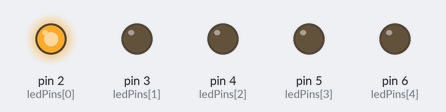
The sketch below on a simulated Arduino Uno, built with avr-gcc and run on an emulated ATmega328P. On the bench: output pins drawn as LEDs (lit = HIGH).

Above: at 0.2 s.
At 1.7 s:
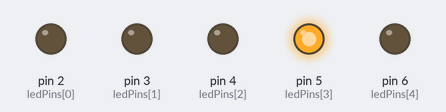
At 2.5 s:
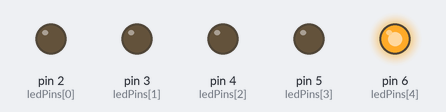
At 4.2 s:
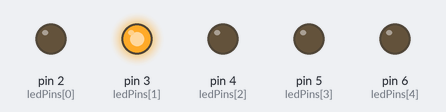
At 6.2 s:
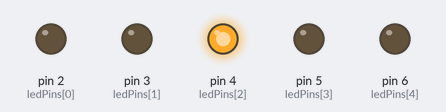
Timing chart, 0 to 6.5 s (numbered marks = the images above):
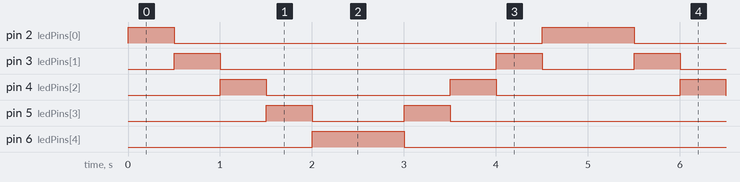

The sketch:

grand_fyyran1__1_.ino
```cpp
// C++ code
//
const int ledPins[]={2,3,4,5,6};
const int numLeds=5;
void setup()
{
  for(int i=0;i<numLeds;i++){
    pinMode(ledPins[i], OUTPUT);
  }
}

void loop()
{
  for(int i=0;i<numLeds;i++){
      digitalWrite(ledPins[i], HIGH);
      delay(500); // Wait for 1000 millisecond(s)
      digitalWrite(ledPins[i], LOW);

  }
  for(int i=numLeds-1;i>=0;i--){
      digitalWrite(ledPins[i], HIGH);
      delay(500); // Wait for 1000 millisecond(s)
      digitalWrite(ledPins[i], LOW);
    }


}
```

Measured:
- by itself, pin 2 (ledPins[0]): repeats every 5.0 s: LOW 4.0 s, HIGH 1.0 s
- by itself, pin 3 (ledPins[1]): repeats every 5.0 s: LOW 3.0 s, HIGH 0.50 s, LOW 1.0 s, HIGH 0.50 s
- by itself, pin 4 (ledPins[2]): alternates HIGH for 0.50 s and LOW for 2.0 s
- by itself, pin 5 (ledPins[3]): repeats every 5.0 s: LOW 1.0 s, HIGH 0.50 s, LOW 3.0 s, HIGH 0.50 s
- by itself, pin 6 (ledPins[4]): alternates HIGH for 1.0 s and LOW for 4.0 s
